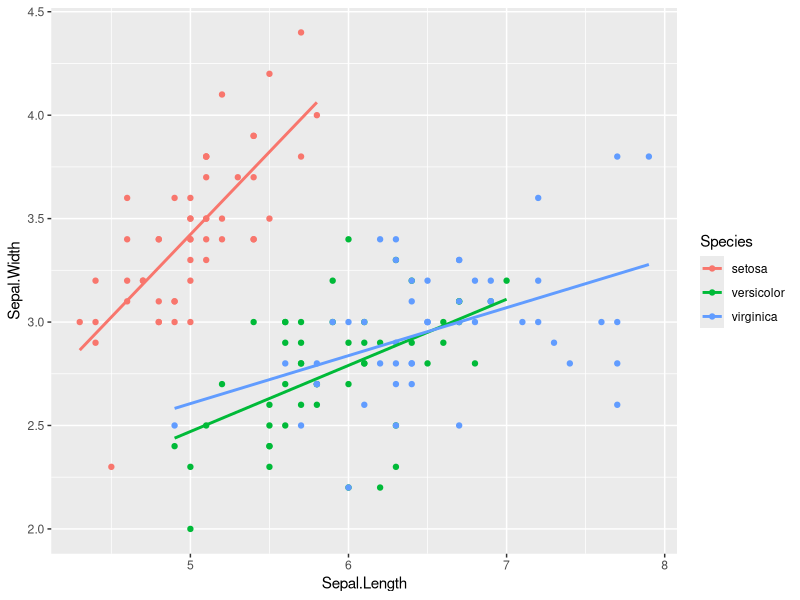
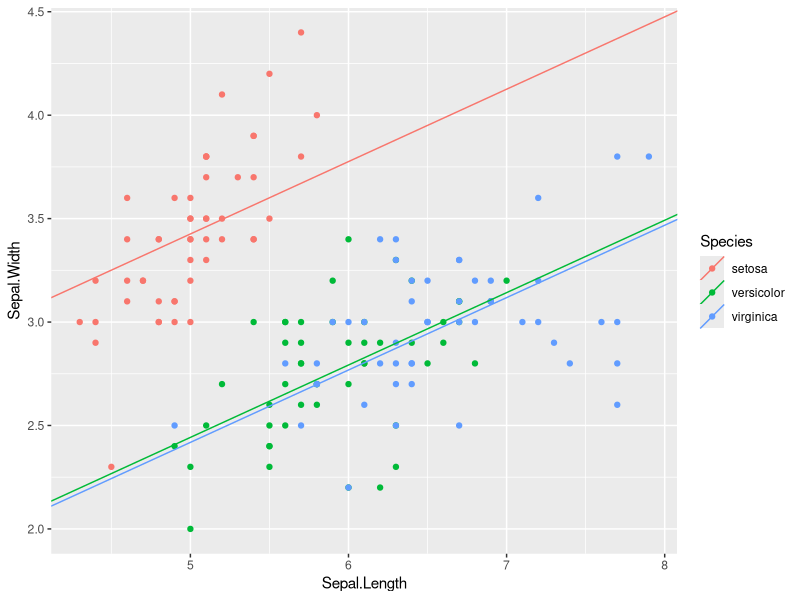
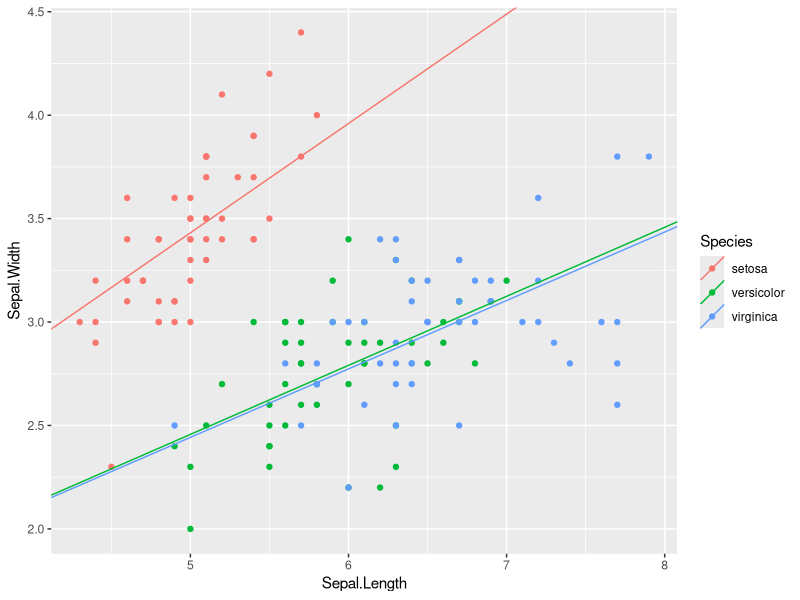
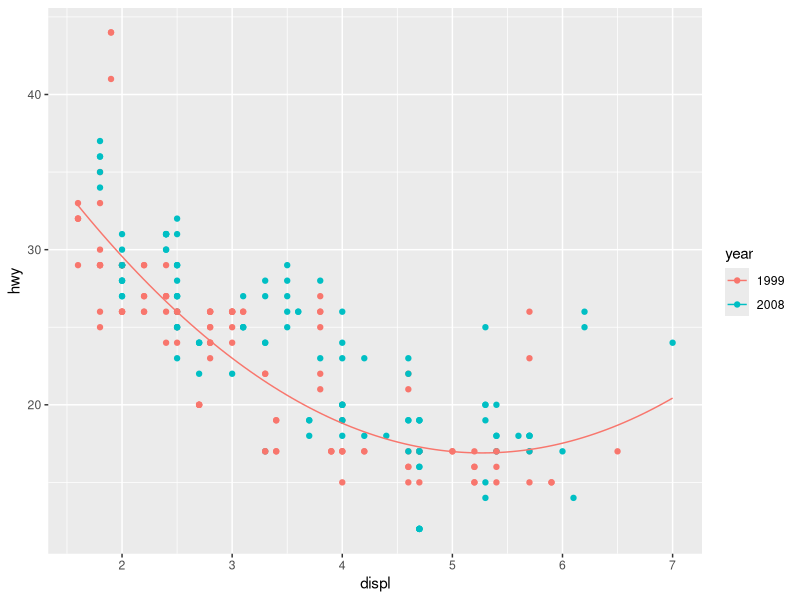
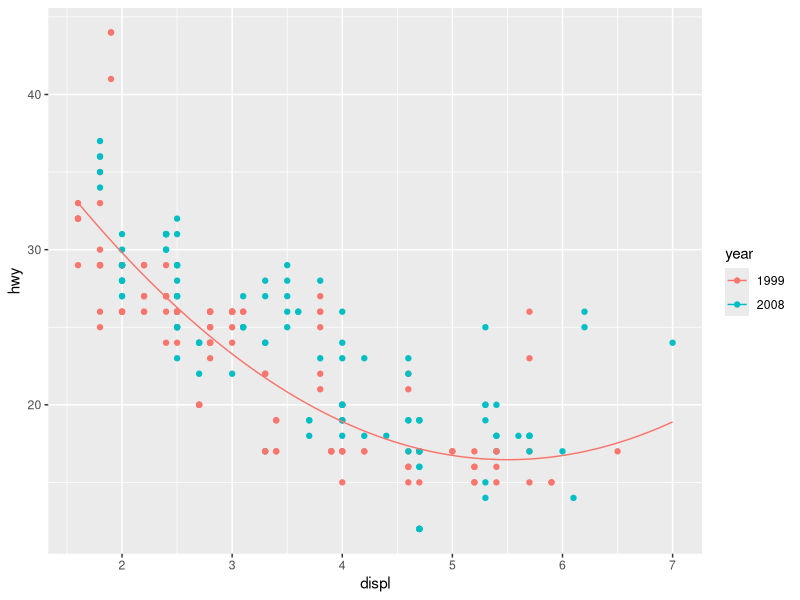

The R script that drew these images, in order:
## ---- chunk 1
knitr::opts_chunk$set(
  collapse = TRUE,
  comment = "#>"
)

library(tidyverse)
## ---- chunk 2
ggplot(data = iris, aes(x = Sepal.Length, y = Sepal.Width, col = Species)) + 
    geom_point() +
    geom_smooth(method = lm, se = FALSE)

#ggLinearModel(iris, Sepal.Length, Sepal.Width, Species)
## ---- chunk 3
model <- lm(Sepal.Width ~ Sepal.Length + Species, data = iris)
m <- model$coefficients[2] #slope of model
b <- model$coefficients[1] #setosa intercept
ggplot() + 
    geom_point(data = iris, aes(x = Sepal.Length, y = Sepal.Width, col = Species)) +
    geom_abline(aes(slope = m,
                intercept = b, 
                color = 'setosa')) +
    geom_abline(aes(slope = m, 
                intercept = b + model$coefficients[3], 
                color = 'versicolor')) +
    geom_abline(aes(slope = m, 
                intercept = b + model$coefficients[4], 
                color = 'virginica'))

#ggLinearModel(iris, Sepal.Length, Sepal.Width, Species, same_slope = TRUE)
## ---- chunk 4
model <- lm(Sepal.Width ~ Sepal.Length + Sepal.Length:Species, data = iris)
b <- model$coefficients[1] #intercept of model
m <- model$coefficients[2] #slope
ggplot(data = iris, aes(x = Sepal.Length, y = Sepal.Width, col = Species)) + 
    geom_point() +
    geom_abline(aes(intercept = b,
                    slope = m,
                    color = 'setosa')) +
    geom_abline(aes(slope = m + model$coefficients[3], 
                    intercept = b,
                    color = 'versicolor')) +
    geom_abline(aes(slope = m + model$coefficients[4], 
                    intercept = b,
                    col = 'virginica'))

#ggLinearModel(iris, Sepal.Length, Sepal.Width, Species, same_intercept = TRUE)
## ---- chunk 5
mpg$year <- as.factor(as.character(mpg$year))
model <- lm(hwy ~ displ + I(displ^2) + displ:year + I(displ^2):year, data = mpg)

ggplot(data = mpg, aes(x = displ, y = hwy, col = year)) +
    geom_point() +
    stat_function(fun=function(x) 
        model$coefficients[1] + model$coefficients[2]*x + 
            model$coefficients[3]*x^2, 
        aes(col = '1999')) + 
    stat_function(fun=function(x) 
        model$coefficients[1] + model$coefficients[2]*x + 
            I(x^2)*model$coefficients[5]+model$coefficients[3]*x^2 + model$coefficients[4]*x, 
        aes(col = '2008'))

#ggLinearModel(mpg, displ, hwy, year, poly = 2)
## ---- chunk 6
model <- lm(hwy ~ displ + I(displ^2) + displ:year, data = mpg)

ggplot(data = mpg, aes(x = displ, y = hwy, col = year)) +
    geom_point() +
    stat_function(fun=function(x) 
        model$coefficients[1] + model$coefficients[2]*x + 
            model$coefficients[3]*x^2, 
        aes(col = '1999')) + 
    stat_function(fun=function(x) 
        model$coefficients[1] + model$coefficients[2]*x + 
            I(x^2)*model$coefficients[3] + model$coefficients[4]*x, 
        aes(col = '2008'))

#ggLinearModel(mpg, displ, hwy, year, poly = 2, interactions = 1)
## ---- chunk 7
#ggLinearModel(mtcars, wt, mpg, cyl, interactive = T)
## ---- chunk 8
#ggLinearModel(iris, Petal.Width, Petal.Length, Species, plotly = T)
## ---- chunk 9
#ggLinearModel(CO2, conc, uptake, Type, ci = T)
#ggLinearModel(CO2, conc, uptake, Type, pi = T)
#ggLinearModel(CO2, conc, uptake, Type, pi = T, level = .5)
## ---- chunk 10
#ggLinearModel(mtcars, wt, mpg, cyl, title = "The Affect of a car's weight on the MPG", xlabel = 'Weight (lbs)', ylabel = 'Miles per Gallon', legendTitle = 'Number of Cylinders in engine')
